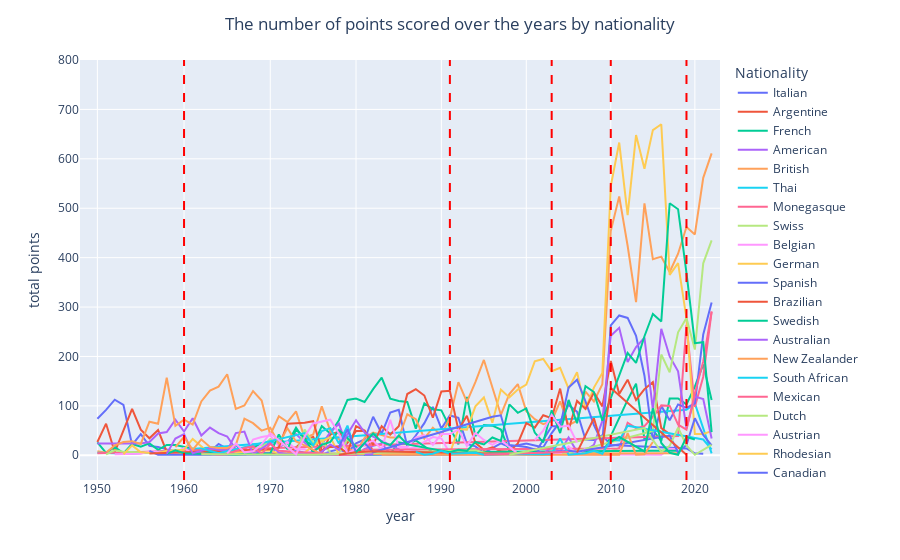

Source (notebook cell):
### Code cell
fig = px.line(data_frame = querry_5.DataFrame(),
              x='year', y="total_points",
              color='nationality',
              hover_data=['year', 'total_points'], 
              hover_name="nationality",
              log_x=True, 
              range_x=[1948,2023], 
              range_y=[-50,800])
# year = [1960, 1991, 2003, 2010, 2019]
# for i in year:
#     fig.add_vline(x=i,line_dash='dash', line_color='red', name='new scoring system')
fig.update_layout(legend_title='Nationality',
                  title='The number of points scored over the years by nationality',
                  title_x =0.5,
                  yaxis_title ='total points')
fig.add_trace(go.Scatter(x=[1960, 1960], y=[-50,800], name='new scoring system', mode='lines', line_dash='dash', line_color='red'))
fig.add_trace(go.Scatter(x=[1991, 1991], y=[-50,800], mode='lines', line_dash='dash', line_color='red', showlegend=False))
fig.add_trace(go.Scatter(x=[2003, 2003], y=[-50,800], mode='lines', line_dash='dash', line_color='red', showlegend=False))
fig.add_trace(go.Scatter(x=[2010, 2010], y=[-50,800], mode='lines', line_dash='dash', line_color='red', showlegend=False))
fig.add_trace(go.Scatter(x=[2019, 2019], y=[-50,800], mode='lines', line_dash='dash', line_color='red', showlegend=False))
fig.show()

### Figure 1 — Plotly figure (JSON) as saved in the notebook; plotly's stock layout.template omitted (floating-point values rounded to 4 significant figures)
{"data": [{"hovertemplate": "<b>%{hovertext}</b><br><br>nationality=Italian<br>year=%{x}<br>total_points=%{y}<extra></extra>", "hovertext": ["Italian", "Italian", "Italian", "Italian", "Italian", "Italian", "Italian", "Italian", "Italian", "Italian", "Italian", "Italian", "Italian", "Italian", "Italian", "Italian", "Italian", "Italian", "Italian", "Italian", "Italian", "Italian", "Italian", "Italian", "Italian", "Italian", "Italian", "Italian", "Italian", "Italian", "Italian", "Italian", "Italian", "Italian", "Italian", "Italian", "Italian", "Italian", "Italian", "Italian", "Italian", "Italian", "Italian", "Italian", "Italian", "Italian", "Italian", "Italian", "Italian", "Italian", "Italian", "Italian", "Italian", "Italian", "Italian", "Italian", "Italian", "Italian", "Italian", "Italian"], "legendgroup": "Italian", "line": {"color": "#636efa", "dash": "solid"}, "marker": {"symbol": "circle"}, "mode": "lines", "name": "Italian", "orientation": "v", "showlegend": true, "type": "scatter", "x": [1950, 1951, 1952, 1953, 1954, 1955, 1956, 1957, 1958, 1960, 1961, 1962, 1963, 1964, 1965, 1966, 1967, 1968, 1970, 1972, 1973, 1974, 1975, 1976, 1977, 1978, 1979, 1980, 1981, 1982, 1983, 1984, 1985, 1986, 1987, 1988, 1989, 1990, 1991, 1992, 1993, 1994, 1995, 1997, 1998, 1999, 2000, 2001, 2002, 2003, 2004, 2005, 2006, 2007, 2008, 2009, 2010, 2019, 2020, 2021], "xaxis": "x", "y": [74, 92, 112.5, 102, 21, 42.66, 19, 17, 12, 3, 9, 9, 7, 23, 13, 21, 1, 6, 3, 4, 9, 5, 7, 1, 8, 12, 5, 24, 32, 78, 44, 86.5, 92, 18, 40, 65, 98, 54, 80.5, 76, 23, 18, 5, 24, 17, 20, 24, 20, 16, 45, 68, 102, 88, 32, 31, 40.5, 21, 14, 4, 3], "yaxis": "y"}, {"hovertemplate": "<b>%{hovertext}</b><br><br>nationality=Argentine<br>year=%{x}<br>total_points=%{y}<extra></extra>", "hovertext": ["Argentine", "Argentine", "Argentine", "Argentine", "Argentine", "Argentine", "Argentine", "Argentine", "Argentine", "Argentine", "Argentine", "Argentine", "Argentine", "Argentine", "Argentine", "Argentine", "Argentine", "Argentine", "Argentine", "Argentine", "Argentine"], "legendgroup": "Argentine", "line": {"color": "#EF553B", "dash": "solid"}, "marker": {"symbol": "circle"}, "mode": "lines", "name": "Argentine", "orientation": "v", "showlegend": true, "type": "scatter", "x": [1950, 1951, 1952, 1953, 1954, 1955, 1956, 1957, 1958, 1960, 1972, 1973, 1974, 1975, 1976, 1977, 1978, 1979, 1980, 1981, 1982], "xaxis": "x", "y": [27, 64, 6.5, 50, 93.92, 52, 34.5, 51, 7, 3, 3, 16, 32, 37, 3, 42, 48, 25, 49, 49, 6], "yaxis": "y"}, {"hovertemplate": "<b>%{hovertext}</b><br><br>nationality=French<br>year=%{x}<br>total_points=%{y}<extra></extra>", "hovertext": ["French", "French", "French", "French", "French", "French", "French", "French", "French", "French", "French", "French", "French", "French", "French", "French", "French", "French", "French", "French", "French", "French", "French", "French", "French", "French", "French", "French", "French", "French", "French", "French", "French", "French", "French", "French", "French", "French", "French", "French", "French", "French", "French", "French", "French", "French", "French", "French", "French", "French", "French", "French", "French", "French", "French", "French", "French", "French", "French", "French", "French"], "legendgroup": "French", "line": {"color": "#00cc96", "dash": "solid"}, "marker": {"symbol": "circle"}, "mode": "lines", "name": "French", "orientation": "v", "showlegend": true, "type": "scatter", "x": [1950, 1951, 1952, 1953, 1954, 1955, 1956, 1957, 1958, 1959, 1964, 1967, 1968, 1969, 1970, 1971, 1972, 1973, 1974, 1975, 1976, 1977, 1978, 1979, 1980, 1981, 1982, 1983, 1984, 1985, 1986, 1987, 1988, 1989, 1990, 1991, 1992, 1993, 1994, 1995, 1996, 1997, 1998, 1999, 2001, 2002, 2003, 2004, 2008, 2009, 2012, 2013, 2014, 2015, 2016, 2017, 2018, 2019, 2020, 2021, 2022], "xaxis": "x", "y": [26, 5, 17, 4, 23, 17.33, 24, 11, 21, 21, 2, 1, 17, 22, 27, 31, 24, 56, 30, 19.5, 59, 44, 71, 112, 115, 108, 134, 157, 114.5, 110, 108, 54, 105, 93, 91, 56, 22, 118, 39, 61, 60, 52, 9, 4, 10, 3, 6, 6, 4, 2, 112, 145, 32, 51, 29, 115, 115, 103, 139, 184, 112], "yaxis": "y"}, {"hovertemplate": "<b>%{hovertext}</b><br><br>nationality=American<br>year=%{x}<br>total_points=%{y}<extra></extra>", "hovertext": ["American", "American", "American", "American", "American", "American", "American", "American", "American", "American", "American", "American", "American", "American", "American", "American", "American", "American", "American", "American", "American", "American", "American", "American", "American", "American", "American", "American", "American", "American", "American", "American", "American", "American", "American", "American", "American"], "legendgroup": "American", "line": {"color": "#ab63fa", "dash": "solid"}, "marker": {"symbol": "circle"}, "mode": "lines", "name": "American", "orientation": "v", "showlegend": true, "type": "scatter", "x": [1950, 1951, 1952, 1953, 1954, 1955, 1956, 1957, 1958, 1959, 1960, 1961, 1962, 1963, 1964, 1965, 1966, 1967, 1968, 1970, 1971, 1972, 1973, 1975, 1976, 1977, 1978, 1979, 1980, 1981, 1982, 1983, 1984, 1987, 1988, 1989, 1993], "xaxis": "x", "y": [24, 24, 24, 24, 24, 24, 27, 44, 47, 72, 48, 75, 40, 56, 45, 38, 12, 13, 3, 5, 16, 27, 43, 9, 22, 47, 64, 14, 1, 13, 19, 24, 3, 8, 6, 6, 7], "yaxis": "y"}, {"hovertemplate": "<b>%{hovertext}</b><br><br>nationality=British<br>year=%{x}<br>total_points=%{y}<extra></extra>", "hovertext": ["British", "British", "British", "British", "British", "British", "British", "British", "British", "British", "British", "British", "British", "British", "British", "British", "British", "British", "British", "British", "British", "British", "British", "British", "British", "British", "British", "British", "British", "British", "British", "British", "British", "British", "British", "British", "British", "British", "British", "British", "British", "British", "British", "British", "British", "British", "British", "British", "British", "British", "British", "British", "British", "British", "British", "British", "British", "British", "British", "British", "British", "British", "British", "British", "British", "British", "British", "British", "British", "British", "British", "British", "British"], "legendgroup": "British", "line": {"color": "#FFA15A", "dash": "solid"}, "marker": {"symbol": "circle"}, "mode": "lines", "name": "British", "orientation": "v", "showlegend": true, "type": "scatter", "x": [1950, 1951, 1952, 1953, 1954, 1955, 1956, 1957, 1958, 1959, 1960, 1961, 1962, 1963, 1964, 1965, 1966, 1967, 1968, 1969, 1970, 1971, 1972, 1973, 1974, 1975, 1976, 1977, 1978, 1979, 1980, 1981, 1982, 1983, 1984, 1985, 1986, 1987, 1988, 1989, 1990, 1991, 1992, 1993, 1994, 1995, 1996, 1997, 1998, 1999, 2000, 2001, 2002, 2003, 2004, 2005, 2006, 2007, 2008, 2009, 2010, 2011, 2012, 2013, 2014, 2015, 2016, 2017, 2018, 2019, 2020, 2021, 2022], "xaxis": "x", "y": [8, 5, 20, 27, 28.64, 23, 68, 64, 157, 59.5, 72, 62, 109, 131, 139, 164, 94, 101, 130, 111, 41, 79, 67, 89, 35, 42, 99, 49, 33, 15, 6, 35, 46, 41, 36, 36, 83, 73, 34, 56, 40, 76, 148, 108, 148, 193, 138, 82, 124, 144, 89, 73, 63, 69, 109, 61, 70, 129, 109, 144, 454, 524, 424, 310, 510, 397, 402, 371, 408, 462, 447, 561.5, 611], "yaxis": "y"}, {"hovertemplate": "<b>%{hovertext}</b><br><br>nationality=Thai<br>year=%{x}<br>total_points=%{y}<extra></extra>", "hovertext": ["Thai", "Thai", "Thai", "Thai", "Thai"], "legendgroup": "Thai", "line": {"color": "#19d3f3", "dash": "solid"}, "marker": {"symbol": "circle"}, "mode": "lines", "name": "Thai", "orientation": "v", "showlegend": true, "type": "scatter", "x": [1950, 1954, 2019, 2020, 2022], "xaxis": "x", "y": [5, 3, 92, 105, 4], "yaxis": "y"}, {"hovertemplate": "<b>%{hovertext}</b><br><br>nationality=Monegasque<br>year=%{x}<br>total_points=%{y}<extra></extra>", "hovertext": ["Monegasque", "Monegasque", "Monegasque", "Monegasque", "Monegasque", "Monegasque"], "legendgroup": "Monegasque", "line": {"color": "#FF6692", "dash": "solid"}, "marker": {"symbol": "circle"}, "mode": "lines", "name": "Monegasque", "orientation": "v", "showlegend": true, "type": "scatter", "x": [1950, 2018, 2019, 2020, 2021, 2022], "xaxis": "x", "y": [4, 39, 264, 98, 159, 291], "yaxis": "y"}, {"hovertemplate": "<b>%{hovertext}</b><br><br>nationality=Swiss<br>year=%{x}<br>total_points=%{y}<extra></extra>", "hovertext": ["Swiss", "Swiss", "Swiss", "Swiss", "Swiss", "Swiss", "Swiss", "Swiss", "Swiss", "Swiss", "Swiss", "Swiss", "Swiss", "Swiss", "Swiss", "Swiss", "Swiss", "Swiss", "Swiss", "Swiss", "Swiss", "Swiss", "Swiss", "Swiss", "Swiss", "Swiss", "Swiss", "Swiss"], "legendgroup": "Swiss", "line": {"color": "#B6E880", "dash": "solid"}, "marker": {"symbol": "circle"}, "mode": "lines", "name": "Swiss", "orientation": "v", "showlegend": true, "type": "scatter", "x": [1951, 1952, 1953, 1963, 1964, 1965, 1966, 1967, 1968, 1969, 1970, 1971, 1972, 1973, 1974, 1975, 1976, 1977, 1978, 1979, 1981, 1982, 1983, 1984, 1985, 2009, 2010, 2011], "xaxis": "x", "y": [2, 10, 7, 1, 7, 5, 3, 6, 14, 16, 33, 32, 15, 2, 52, 25, 31, 5, 4, 32, 4, 3, 4, 1, 5, 6, 8, 15], "yaxis": "y"}, {"hovertemplate": "<b>%{hovertext}</b><br><br>nationality=Belgian<br>year=%{x}<br>total_points=%{y}<extra></extra>", "hovertext": ["Belgian", "Belgian", "Belgian", "Belgian", "Belgian", "Belgian", "Belgian", "Belgian", "Belgian", "Belgian", "Belgian", "Belgian", "Belgian", "Belgian", "Belgian", "Belgian", "Belgian", "Belgian", "Belgian", "Belgian", "Belgian", "Belgian", "Belgian", "Belgian", "Belgian", "Belgian", "Belgian", "Belgian", "Belgian"], "legendgroup": "Belgian", "line": {"color": "#FF97FF", "dash": "solid"}, "marker": {"symbol": "circle"}, "mode": "lines", "name": "Belgian", "orientation": "v", "showlegend": true, "type": "scatter", "x": [1952, 1954, 1955, 1956, 1959, 1960, 1961, 1962, 1967, 1968, 1969, 1970, 1971, 1972, 1973, 1974, 1975, 1979, 1984, 1985, 1987, 1988, 1989, 1990, 1991, 1992, 2016, 2017, 2018], "xaxis": "x", "y": [2, 2, 3, 8, 3, 15, 3, 3, 1, 32, 37, 40, 19, 27, 12, 12, 3, 3, 5, 11, 16, 27, 37, 34, 4, 3, 1, 13, 12], "yaxis": "y"}, {"hovertemplate": "<b>%{hovertext}</b><br><br>nationality=German<br>year=%{x}<br>total_points=%{y}<extra></extra>", "hovertext": ["German", "German", "German", "German", "German", "German", "German", "German", "German", "German", "German", "German", "German", "German", "German", "German", "German", "German", "German", "German", "German", "German", "German", "German", "German", "German", "German", "German", "German", "German", "German", "German", "German", "German", "German", "German", "German", "German", "German", "German", "German", "German", "German", "German", "German", "German", "German", "German", "German", "German", "German", "German", "German"], "legendgroup": "German", "line": {"color": "#FECB52", "dash": "solid"}, "marker": {"symbol": "circle"}, "mode": "lines", "name": "German", "orientation": "v", "showlegend": true, "type": "scatter", "x": [1953, 1954, 1955, 1957, 1958, 1960, 1961, 1963, 1970, 1971, 1974, 1975, 1976, 1977, 1978, 1979, 1980, 1982, 1985, 1986, 1989, 1991, 1992, 1993, 1994, 1995, 1996, 1997, 1998, 1999, 2000, 2001, 2002, 2003, 2004, 2005, 2006, 2007, 2008, 2009, 2010, 2011, 2012, 2013, 2014, 2015, 2016, 2017, 2018, 2019, 2020, 2021, 2022], "xaxis": "x", "y": [2, 20, 6, 4, 9, 11, 33, 3, 10, 3, 5, 20, 28, 37, 2, 5, 4, 2, 4, 1, 3, 4, 53, 52, 99, 117, 66, 133, 117, 133, 143, 190, 195, 170, 177, 135, 168, 93, 137, 166.5, 545, 633, 486, 648, 580, 658, 670, 365, 389, 277, 43, 43, 49], "yaxis": "y"}, {"hovertemplate": "<b>%{hovertext}</b><br><br>nationality=Spanish<br>year=%{x}<br>total_points=%{y}<extra></extra>", "hovertext": ["Spanish", "Spanish", "Spanish", "Spanish", "Spanish", "Spanish", "Spanish", "Spanish", "Spanish", "Spanish", "Spanish", "Spanish", "Spanish", "Spanish", "Spanish", "Spanish", "Spanish", "Spanish", "Spanish", "Spanish", "Spanish", "Spanish", "Spanish", "Spanish", "Spanish", "Spanish"], "legendgroup": "Spanish", "line": {"color": "#636efa", "dash": "solid"}, "marker": {"symbol": "circle"}, "mode": "lines", "name": "Spanish", "orientation": "v", "showlegend": true, "type": "scatter", "x": [1956, 1957, 1989, 1999, 2000, 2001, 2003, 2004, 2005, 2006, 2007, 2008, 2009, 2010, 2011, 2012, 2013, 2014, 2015, 2016, 2017, 2018, 2019, 2020, 2021, 2022], "xaxis": "x", "y": [9, 1, 1, 2, 2, 3, 59, 59, 137, 153, 109, 61, 26, 263, 283, 278, 242, 161, 29, 100, 71, 103, 96, 105, 244.5, 309], "yaxis": "y"}, {"hovertemplate": "<b>%{hovertext}</b><br><br>nationality=Brazilian<br>year=%{x}<br>total_points=%{y}<extra></extra>", "hovertext": ["Brazilian", "Brazilian", "Brazilian", "Brazilian", "Brazilian", "Brazilian", "Brazilian", "Brazilian", "Brazilian", "Brazilian", "Brazilian", "Brazilian", "Brazilian", "Brazilian", "Brazilian", "Brazilian", "Brazilian", "Brazilian", "Brazilian", "Brazilian", "Brazilian", "Brazilian", "Brazilian", "Brazilian", "Brazilian", "Brazilian", "Brazilian", "Brazilian", "Brazilian", "Brazilian", "Brazilian", "Brazilian", "Brazilian", "Brazilian", "Brazilian", "Brazilian", "Brazilian", "Brazilian", "Brazilian", "Brazilian", "Brazilian", "Brazilian", "Brazilian", "Brazilian", "Brazilian", "Brazilian", "Brazilian", "Brazilian", "Brazilian"], "legendgroup": "Brazilian", "line": {"color": "#EF553B", "dash": "solid"}, "marker": {"symbol": "circle"}, "mode": "lines", "name": "Brazilian", "orientation": "v", "showlegend": true, "type": "scatter", "x": [1956, 1970, 1971, 1972, 1973, 1974, 1975, 1976, 1977, 1978, 1979, 1980, 1981, 1982, 1983, 1984, 1985, 1986, 1987, 1988, 1989, 1990, 1991, 1992, 1993, 1994, 1995, 1996, 1997, 1998, 1999, 2000, 2001, 2002, 2003, 2004, 2005, 2006, 2007, 2008, 2009, 2010, 2011, 2012, 2013, 2014, 2015, 2016, 2017], "xaxis": "x", "y": [3.5, 12, 16, 64, 65, 66, 69, 10, 17, 17, 4, 59, 50, 21, 59, 42, 59, 124, 134, 121, 76, 129, 130.5, 51, 80, 25, 11, 16, 8, 7, 24, 65, 56, 81, 75, 135, 51, 110, 94, 127, 99, 191, 124, 153, 112, 134, 148, 55, 43], "yaxis": "y"}, {"hovertemplate": "<b>%{hovertext}</b><br><br>nationality=Swedish<br>year=%{x}<br>total_points=%{y}<extra></extra>", "hovertext": ["Swedish", "Swedish", "Swedish", "Swedish", "Swedish", "Swedish", "Swedish", "Swedish", "Swedish", "Swedish", "Swedish", "Swedish", "Swedish", "Swedish", "Swedish", "Swedish", "Swedish", "Swedish", "Swedish", "Swedish", "Swedish", "Swedish", "Swedish", "Swedish", "Swedish", "Swedish", "Swedish"], "legendgroup": "Swedish", "line": {"color": "#00cc96", "dash": "solid"}, "marker": {"symbol": "circle"}, "mode": "lines", "name": "Swedish", "orientation": "v", "showlegend": true, "type": "scatter", "x": [1958, 1959, 1960, 1961, 1962, 1963, 1964, 1966, 1967, 1968, 1970, 1971, 1972, 1973, 1974, 1975, 1976, 1977, 1978, 1981, 1984, 1985, 1986, 1987, 1989, 2015, 2018], "xaxis": "x", "y": [3, 10, 4, 3, 3, 6, 3, 1, 3, 3, 4, 42, 12, 52, 35, 6, 21, 27, 51, 1, 3, 26, 23, 30, 6, 9, 9], "yaxis": "y"}, {"hovertemplate": "<b>%{hovertext}</b><br><br>nationality=Australian<br>year=%{x}<br>total_points=%{y}<extra></extra>", "hovertext": ["Australian", "Australian", "Australian", "Australian", "Australian", "Australian", "Australian", "Australian", "Australian", "Australian", "Australian", "Australian", "Australian", "Australian", "Australian", "Australian", "Australian", "Australian", "Australian", "Australian", "Australian", "Australian", "Australian", "Australian", "Australian", "Australian", "Australian", "Australian", "Australian", "Australian", "Australian", "Australian", "Australian", "Australian", "Australian", "Australian", "Australian", "Australian", "Australian", "Australian", "Australian", "Australian", "Australian", "Australian"], "legendgroup": "Australian", "line": {"color": "#ab63fa", "dash": "solid"}, "marker": {"symbol": "circle"}, "mode": "lines", "name": "Australian", "orientation": "v", "showlegend": true, "type": "scatter", "x": [1958, 1959, 1960, 1961, 1962, 1963, 1964, 1965, 1966, 1967, 1968, 1969, 1970, 1971, 1972, 1975, 1976, 1977, 1978, 1979, 1980, 1981, 1986, 2002, 2003, 2004, 2005, 2006, 2007, 2008, 2009, 2010, 2011, 2012, 2013, 2014, 2015, 2016, 2017, 2018, 2019, 2020, 2021, 2022], "xaxis": "x", "y": [3, 34, 43, 4, 9, 14, 11, 9, 45, 48, 2, 14, 25, 5, 2, 2, 7, 22, 11, 43, 71, 46, 4, 2, 17, 7, 36, 7, 10, 21, 69.5, 242, 258, 189, 219, 238, 92, 256, 200, 170, 54, 119, 114, 34], "yaxis": "y"}, {"hovertemplate": "<b>%{hovertext}</b><br><br>nationality=New Zealander<br>year=%{x}<br>total_points=%{y}<extra></extra>", "hovertext": ["New Zealander", "New Zealander", "New Zealander", "New Zealander", "New Zealander", "New Zealander", "New Zealander", "New Zealander", "New Zealander", "New Zealander", "New Zealander", "New Zealander", "New Zealander", "New Zealander", "New Zealander", "New Zealander", "New Zealander", "New Zealander"], "legendgroup": "New Zealander", "line": {"color": "#FFA15A", "dash": "solid"}, "marker": {"symbol": "circle"}, "mode": "lines", "name": "New Zealander", "orientation": "v", "showlegend": true, "type": "scatter", "x": [1959, 1960, 1961, 1962, 1963, 1964, 1965, 1966, 1967, 1968, 1969, 1970, 1971, 1972, 1973, 1974, 1976, 2018], "xaxis": "x", "y": [16.5, 37, 11, 32, 17, 15, 15, 21, 74, 65, 50, 56, 23, 55, 28, 20, 2, 4], "yaxis": "y"}, {"hovertemplate": "<b>%{hovertext}</b><br><br>nationality=South African<br>year=%{x}<br>total_points=%{y}<extra></extra>", "hovertext": ["South African", "South African", "South African", "South African", "South African", "South African", "South African", "South African", "South African", "South African"], "legendgroup": "South African", "line": {"color": "#19d3f3", "dash": "solid"}, "marker": {"symbol": "circle"}, "mode": "lines", "name": "South African", "orientation": "v", "showlegend": true, "type": "scatter", "x": [1962, 1963, 1964, 1974, 1975, 1976, 1977, 1978, 1979, 1980], "xaxis": "x", "y": [14, 9, 4, 45, 20, 49, 55, 24, 60, 2], "yaxis": "y"}, {"hovertemplate": "<b>%{hovertext}</b><br><br>nationality=Mexican<br>year=%{x}<br>total_points=%{y}<extra></extra>", "hovertext": ["Mexican", "Mexican", "Mexican", "Mexican", "Mexican", "Mexican", "Mexican", "Mexican", "Mexican", "Mexican", "Mexican", "Mexican", "Mexican", "Mexican", "Mexican", "Mexican", "Mexican", "Mexican", "Mexican", "Mexican", "Mexican", "Mexican", "Mexican"], "legendgroup": "Mexican", "line": {"color": "#FF6692", "dash": "solid"}, "marker": {"symbol": "circle"}, "mode": "lines", "name": "Mexican", "orientation": "v", "showlegend": true, "type": "scatter", "x": [1962, 1964, 1965, 1967, 1968, 1969, 1970, 1971, 1978, 1980, 1981, 2011, 2012, 2013, 2014, 2015, 2016, 2017, 2018, 2019, 2020, 2021, 2022], "xaxis": "x", "y": [4, 1, 2, 15, 18, 3, 23, 9, 1, 1, 11, 14, 66, 55, 59, 78, 101, 100, 62, 52, 125, 190, 291], "yaxis": "y"}, {"hovertemplate": "<b>%{hovertext}</b><br><br>nationality=Dutch<br>year=%{x}<br>total_points=%{y}<extra></extra>", "hovertext": ["Dutch", "Dutch", "Dutch", "Dutch", "Dutch", "Dutch", "Dutch", "Dutch", "Dutch", "Dutch", "Dutch", "Dutch", "Dutch", "Dutch", "Dutch", "Dutch", "Dutch"], "legendgroup": "Dutch", "line": {"color": "#B6E880", "dash": "solid"}, "marker": {"symbol": "circle"}, "mode": "lines", "name": "Dutch", "orientation": "v", "showlegend": true, "type": "scatter", "x": [1962, 1963, 1973, 1975, 1994, 1996, 2000, 2001, 2005, 2015, 2016, 2017, 2018, 2019, 2020, 2021, 2022], "xaxis": "x", "y": [2, 2, 1, 1, 10, 1, 5, 1, 4, 49, 204, 168, 249, 278, 214, 388.5, 435], "yaxis": "y"}, {"hovertemplate": "<b>%{hovertext}</b><br><br>nationality=Austrian<br>year=%{x}<br>total_points=%{y}<extra></extra>", "hovertext": ["Austrian", "Austrian", "Austrian", "Austrian", "Austrian", "Austrian", "Austrian", "Austrian", "Austrian", "Austrian", "Austrian", "Austrian", "Austrian", "Austrian", "Austrian", "Austrian", "Austrian", "Austrian", "Austrian", "Austrian", "Austrian", "Austrian", "Austrian", "Austrian", "Austrian", "Austrian", "Austrian", "Austrian", "Austrian", "Austrian", "Austrian", "Austrian", "Austrian", "Austrian", "Austrian", "Austrian"], "legendgroup": "Austrian", "line": {"color": "#FF97FF", "dash": "solid"}, "marker": {"symbol": "circle"}, "mode": "lines", "name": "Austrian", "orientation": "v", "showlegend": true, "type": "scatter", "x": [1965, 1966, 1967, 1968, 1969, 1970, 1973, 1974, 1975, 1976, 1977, 1978, 1979, 1982, 1983, 1984, 1985, 1986, 1987, 1988, 1989, 1990, 1991, 1992, 1993, 1994, 1995, 1996, 1997, 1998, 1999, 2000, 2004, 2005, 2006, 2007], "xaxis": "x", "y": [4, 24, 6, 8, 22, 45, 2, 38, 64.5, 68, 72, 44, 4, 30, 12, 72, 17, 17, 36, 41, 21, 43, 43, 52, 19, 45, 31, 21, 31, 17, 3, 2, 3, 18, 2, 13], "yaxis": "y"}, {"hovertemplate": "<b>%{hovertext}</b><br><br>nationality=Rhodesian<br>year=%{x}<br>total_points=%{y}<extra></extra>", "hovertext": ["Rhodesian"], "legendgroup": "Rhodesian", "line": {"color": "#FECB52", "dash": "solid"}, "marker": {"symbol": "circle"}, "mode": "lines", "name": "Rhodesian", "orientation": "v", "showlegend": true, "type": "scatter", "x": [1967], "xaxis": "x", "y": [6], "yaxis": "y"}, {"hovertemplate": "<b>%{hovertext}</b><br><br>nationality=Canadian<br>year=%{x}<br>total_points=%{y}<extra></extra>", "hovertext": ["Canadian", "Canadian", "Canadian", "Canadian", "Canadian", "Canadian", "Canadian", "Canadian", "Canadian", "Canadian", "Canadian", "Canadian", "Canadian", "Canadian", "Canadian", "Canadian", "Canadian", "Canadian", "Canadian", "Canadian"], "legendgroup": "Canadian", "line": {"color": "#636efa", "dash": "solid"}, "marker": {"symbol": "circle"}, "mode": "lines", "name": "Canadian", "orientation": "v", "showlegend": true, "type": "scatter", "x": [1978, 1979, 1980, 1981, 1982, 1996, 1997, 1998, 2000, 2001, 2002, 2003, 2005, 2006, 2017, 2018, 2019, 2020, 2021, 2022], "xaxis": "x", "y": [17, 53, 6, 25, 6, 78, 81, 21, 17, 12, 4, 6, 9, 7, 40, 6, 21, 75, 41, 20], "yaxis": "y"}, {"hovertemplate": "<b>%{hovertext}</b><br><br>nationality=Irish<br>year=%{x}<br>total_points=%{y}<extra></extra>", "hovertext": ["Irish", "Irish", "Irish", "Irish"], "legendgroup": "Irish", "line": {"color": "#EF553B", "dash": "solid"}, "marker": {"symbol": "circle"}, "mode": "lines", "name": "Irish", "orientation": "v", "showlegend": true, "type": "scatter", "x": [1978, 1980, 1982, 2003], "xaxis": "x", "y": [1, 6, 8, 1], "yaxis": "y"}, {"hovertemplate": "<b>%{hovertext}</b><br><br>nationality=Finnish<br>year=%{x}<br>total_points=%{y}<extra></extra>", "hovertext": ["Finnish", "Finnish", "Finnish", "Finnish", "Finnish", "Finnish", "Finnish", "Finnish", "Finnish", "Finnish", "Finnish", "Finnish", "Finnish", "Finnish", "Finnish", "Finnish", "Finnish", "Finnish", "Finnish", "Finnish", "Finnish", "Finnish", "Finnish", "Finnish", "Finnish", "Finnish", "Finnish", "Finnish", "Finnish", "Finnish", "Finnish", "Finnish", "Finnish", "Finnish", "Finnish", "Finnish"], "legendgroup": "Finnish", "line": {"color": "#00cc96", "dash": "solid"}, "marker": {"symbol": "circle"}, "mode": "lines", "name": "Finnish", "orientation": "v", "showlegend": true, "type": "scatter", "x": [1980, 1982, 1983, 1984, 1985, 1986, 1991, 1992, 1993, 1994, 1995, 1996, 1997, 1998, 1999, 2000, 2001, 2002, 2003, 2004, 2005, 2006, 2007, 2008, 2009, 2012, 2013, 2014, 2015, 2016, 2017, 2018, 2019, 2020, 2021, 2022], "xaxis": "x", "y": [6, 44, 27, 20.5, 40, 22, 6, 11, 9, 27, 22, 36, 29, 103, 86, 95, 46, 26, 91, 45, 112, 65, 140, 128, 70, 207, 187, 241, 286, 271, 510, 498, 369, 227, 229, 47], "yaxis": "y"}, {"hovertemplate": "<b>%{hovertext}</b><br><br>nationality=Chilean<br>year=%{x}<br>total_points=%{y}<extra></extra>", "hovertext": ["Chilean", "Chilean"], "legendgroup": "Chilean", "line": {"color": "#ab63fa", "dash": "solid"}, "marker": {"symbol": "circle"}, "mode": "lines", "name": "Chilean", "orientation": "v", "showlegend": true, "type": "scatter", "x": [1981, 1982], "xaxis": "x", "y": [1, 2], "yaxis": "y"}, {"hovertemplate": "<b>%{hovertext}</b><br><br>nationality=Venezuelan<br>year=%{x}<br>total_points=%{y}<extra></extra>", "hovertext": ["Venezuelan", "Venezuelan", "Venezuelan", "Venezuelan", "Venezuelan", "Venezuelan"], "legendgroup": "Venezuelan", "line": {"color": "#FFA15A", "dash": "solid"}, "marker": {"symbol": "circle"}, "mode": "lines", "name": "Venezuelan", "orientation": "v", "showlegend": true, "type": "scatter", "x": [1983, 2011, 2012, 2013, 2014, 2015], "xaxis": "x", "y": [1, 1, 45, 1, 2, 27], "yaxis": "y"}, {"hovertemplate": "<b>%{hovertext}</b><br><br>nationality=Japanese<br>year=%{x}<br>total_points=%{y}<extra></extra>", "hovertext": ["Japanese", "Japanese", "Japanese", "Japanese", "Japanese", "Japanese", "Japanese", "Japanese", "Japanese", "Japanese", "Japanese", "Japanese", "Japanese", "Japanese", "Japanese", "Japanese", "Japanese", "Japanese", "Japanese", "Japanese"], "legendgroup": "Japanese", "line": {"color": "#19d3f3", "dash": "solid"}, "marker": {"symbol": "circle"}, "mode": "lines", "name": "Japanese", "orientation": "v", "showlegend": true, "type": "scatter", "x": [1987, 1988, 1989, 1990, 1991, 1994, 1995, 1997, 2002, 2003, 2004, 2005, 2007, 2008, 2009, 2010, 2011, 2012, 2021, 2022], "xaxis": "x", "y": [7, 1, 3, 9, 3, 5, 1, 2, 2, 3, 34, 1, 4, 9, 3, 32, 30, 60, 32, 12], "yaxis": "y"}, {"hovertemplate": "<b>%{hovertext}</b><br><br>nationality=Portuguese<br>year=%{x}<br>total_points=%{y}<extra></extra>", "hovertext": ["Portuguese", "Portuguese"], "legendgroup": "Portuguese", "line": {"color": "#FF6692", "dash": "solid"}, "marker": {"symbol": "circle"}, "mode": "lines", "name": "Portuguese", "orientation": "v", "showlegend": true, "type": "scatter", "x": [1995, 2005], "xaxis": "x", "y": [1, 7], "yaxis": "y"}, {"hovertemplate": "<b>%{hovertext}</b><br><br>nationality=Danish<br>year=%{x}<br>total_points=%{y}<extra></extra>", "hovertext": ["Danish", "Danish", "Danish", "Danish", "Danish", "Danish", "Danish", "Danish"], "legendgroup": "Danish", "line": {"color": "#B6E880", "dash": "solid"}, "marker": {"symbol": "circle"}, "mode": "lines", "name": "Danish", "orientation": "v", "showlegend": true, "type": "scatter", "x": [1998, 2014, 2016, 2017, 2018, 2019, 2020, 2022], "xaxis": "x", "y": [1, 55, 7, 19, 56, 20, 1, 21], "yaxis": "y"}, {"hovertemplate": "<b>%{hovertext}</b><br><br>nationality=Colombian<br>year=%{x}<br>total_points=%{y}<extra></extra>", "hovertext": ["Colombian", "Colombian", "Colombian", "Colombian", "Colombian", "Colombian"], "legendgroup": "Colombian", "line": {"color": "#FF97FF", "dash": "solid"}, "marker": {"symbol": "circle"}, "mode": "lines", "name": "Colombian", "orientation": "v", "showlegend": true, "type": "scatter", "x": [2001, 2002, 2003, 2004, 2005, 2006], "xaxis": "x", "y": [31, 50, 82, 58, 60, 26], "yaxis": "y"}, {"hovertemplate": "<b>%{hovertext}</b><br><br>nationality=Hungarian<br>year=%{x}<br>total_points=%{y}<extra></extra>", "hovertext": ["Hungarian"], "legendgroup": "Hungarian", "line": {"color": "#FECB52", "dash": "solid"}, "marker": {"symbol": "circle"}, "mode": "lines", "name": "Hungarian", "orientation": "v", "showlegend": true, "type": "scatter", "x": [2004], "xaxis": "x", "y": [1], "yaxis": "y"}, {"hovertemplate": "<b>%{hovertext}</b><br><br>nationality=Indian<br>year=%{x}<br>total_points=%{y}<extra></extra>", "hovertext": ["Indian"], "legendgroup": "Indian", "line": {"color": "#636efa", "dash": "solid"}, "marker": {"symbol": "circle"}, "mode": "lines", "name": "Indian", "orientation": "v", "showlegend": true, "type": "scatter", "x": [2005], "xaxis": "x", "y": [5], "yaxis": "y"}, {"hovertemplate": "<b>%{hovertext}</b><br><br>nationality=Polish<br>year=%{x}<br>total_points=%{y}<extra></extra>", "hovertext": ["Polish", "Polish", "Polish", "Polish", "Polish", "Polish"], "legendgroup": "Polish", "line": {"color": "#EF553B", "dash": "solid"}, "marker": {"symbol": "circle"}, "mode": "lines", "name": "Polish", "orientation": "v", "showlegend": true, "type": "scatter", "x": [2006, 2007, 2008, 2009, 2010, 2019], "xaxis": "x", "y": [6, 39, 75, 17, 136, 1], "yaxis": "y"}, {"hovertemplate": "<b>%{hovertext}</b><br><br>nationality=Russian<br>year=%{x}<br>total_points=%{y}<extra></extra>", "hovertext": ["Russian", "Russian", "Russian", "Russian", "Russian", "Russian", "Russian", "Russian", "Russian"], "legendgroup": "Russian", "line": {"color": "#00cc96", "dash": "solid"}, "marker": {"symbol": "circle"}, "mode": "lines", "name": "Russian", "orientation": "v", "showlegend": true, "type": "scatter", "x": [2010, 2011, 2014, 2015, 2016, 2017, 2018, 2019, 2020], "xaxis": "x", "y": [27, 37, 8, 95, 25, 5, 1, 37, 32], "yaxis": "y"}, {"hovertemplate": "<b>%{hovertext}</b><br><br>nationality=Chinese<br>year=%{x}<br>total_points=%{y}<extra></extra>", "hovertext": ["Chinese"], "legendgroup": "Chinese", "line": {"color": "#ab63fa", "dash": "solid"}, "marker": {"symbol": "circle"}, "mode": "lines", "name": "Chinese", "orientation": "v", "showlegend": true, "type": "scatter", "x": [2022], "xaxis": "x", "y": [6], "yaxis": "y"}, {"line": {"color": "red", "dash": "dash"}, "mode": "lines", "name": "new scoring system", "type": "scatter", "x": [1960, 1960], "y": [-50, 800]}, {"line": {"color": "red", "dash": "dash"}, "mode": "lines", "showlegend": false, "type": "scatter", "x": [1991, 1991], "y": [-50, 800]}, {"line": {"color": "red", "dash": "dash"}, "mode": "lines", "showlegend": false, "type": "scatter", "x": [2003, 2003], "y": [-50, 800]}, {"line": {"color": "red", "dash": "dash"}, "mode": "lines", "showlegend": false, "type": "scatter", "x": [2010, 2010], "y": [-50, 800]}, {"line": {"color": "red", "dash": "dash"}, "mode": "lines", "showlegend": false, "type": "scatter", "x": [2019, 2019], "y": [-50, 800]}], "layout": {"legend": {"title": {"text": "Nationality"}, "tracegroupgap": 0}, "margin": {"t": 60}, "title": {"text": "The number of points scored over the years by nationality", "x": 0.5}, "xaxis": {"anchor": "y", "domain": [0, 1], "range": [3.29, 3.306], "title": {"text": "year"}, "type": "log"}, "yaxis": {"anchor": "x", "domain": [0, 1], "range": [-50, 800], "title": {"text": "total points"}}}}
